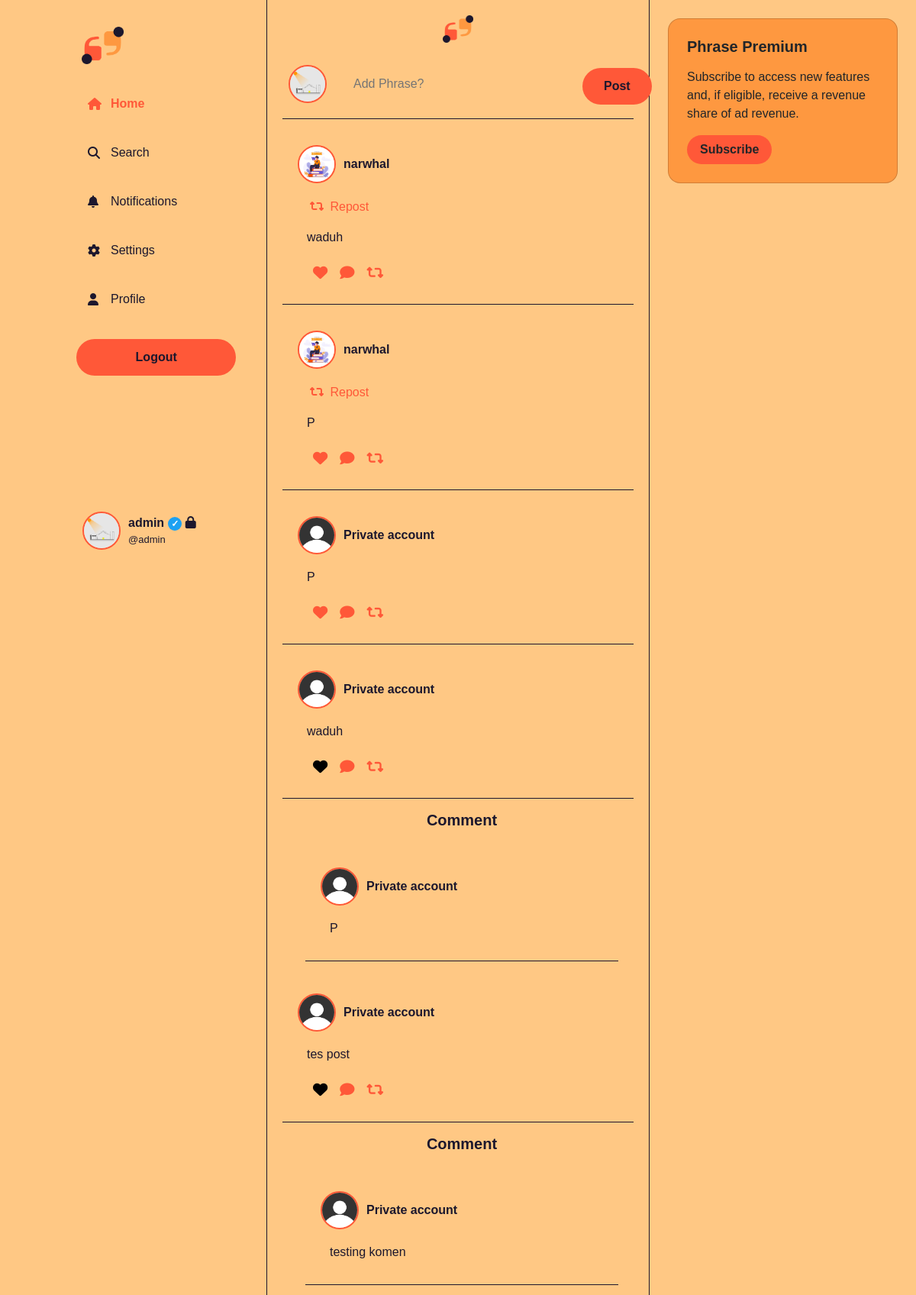
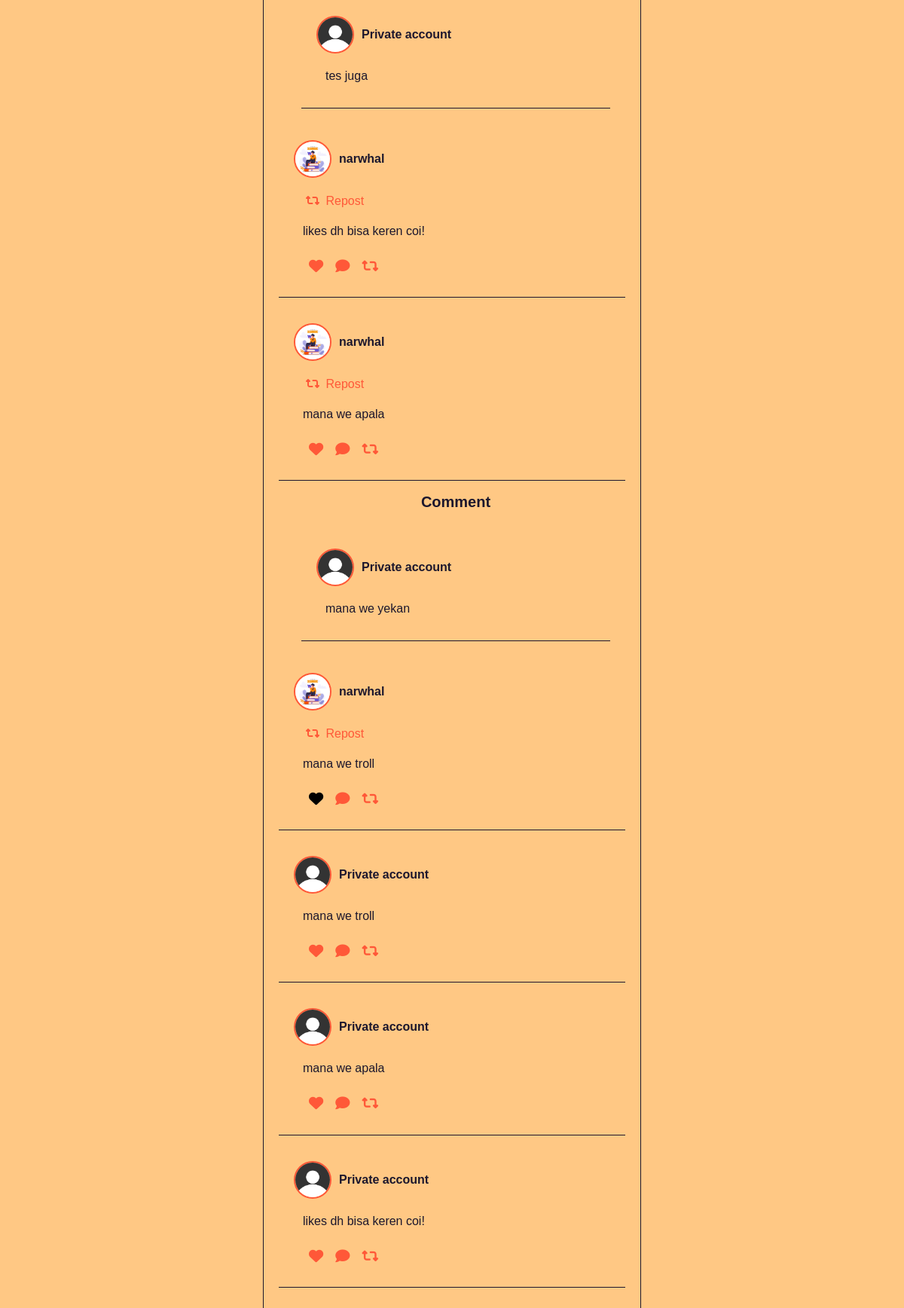
The page /home/index.php (signed in) on the database its author committed (2 pictures, top to bottom).
### tables this page shows
CREATE TABLE `users` (
  `id_user` int(11) NOT NULL,
  `username` varchar(20) NOT NULL,
  `email` varchar(20) NOT NULL,
  `password` varchar(20) NOT NULL,
  `image` text NOT NULL
);

CREATE TABLE `profile` (
  `id_profile` int(11) NOT NULL,
  `username` varchar(20) NOT NULL,
  `following` varchar(20) NOT NULL,
  `follower` varchar(20) NOT NULL,
  `likes` varchar(20) NOT NULL,
  `status` enum('Verified','Non Verified') NOT NULL,
  `tipe_akun` enum('Public','Private') NOT NULL
);

CREATE TABLE `konten` (
  `id_konten` int(11) NOT NULL,
  `username` varchar(20) NOT NULL,
  `isi` text NOT NULL,
  `jumlah_like` varchar(20) NOT NULL,
  `jumlah_repost` varchar(20) NOT NULL,
  `share` varchar(20) NOT NULL,
  `status` enum('Non Repost','Repost') NOT NULL
);

CREATE TABLE `likes` (
  `id_like` int(11) NOT NULL,
  `id_konten` int(11) DEFAULT NULL,
  `username` varchar(255) DEFAULT NULL
);

CREATE TABLE `komentar` (
  `id` int(11) NOT NULL,
  `id_konten` int(11) DEFAULT NULL,
  `comment_text` text DEFAULT NULL,
  `comment_username` varchar(255) DEFAULT NULL
);

### function/func_menampilkan_post.php (the view, shortened to what this page needs)
<?php
include '../config/koneksi.php';
$loggedInUsername = $_SESSION['username'];
$sqlKonten = "
    SELECT konten.id_konten, konten.username, konten.isi, konten.status, likes.id_konten AS liked
    FROM konten
    LEFT JOIN likes ON konten.id_konten = likes.id_konten AND likes.username = ?
    ORDER BY konten.id_konten DESC
";
$stmtKonten = $con->prepare($sqlKonten);
$stmtKonten->bind_param("s", $loggedInUsername);
$stmtKonten->execute();
$resultKonten = $stmtKonten->get_result();
if ($resultKonten->num_rows > 0) {
    while ($rowKonten = $resultKonten->fetch_assoc()) {
        echo '<div class="container mt-3" style="border-bottom: 1px solid #1c172d;">';
        echo '<div class="row">';
        echo '<div class="col-12">';
        echo '<div class="profile-contain">';
        $sqlTipeAkun = "SELECT tipe_akun FROM profile WHERE username = ?";
        $stmtTipeAkun = $con->prepare($sqlTipeAkun);
        $stmtTipeAkun->bind_param("s", $rowKonten['username']);
        $stmtTipeAkun->execute();
        $resultTipeAkun = $stmtTipeAkun->get_result();
        if ($resultTipeAkun->num_rows > 0) {
            $rowTipeAkun = $resultTipeAkun->fetch_assoc();
            if ($rowTipeAkun["tipe_akun"] === "Private") {
                echo '<img class="profile-picture" src="../img/default.png" alt="Profile Picture">';
                echo '<div class="profile-username">Private account</div>';
            } else {
                $sqlProfile = "SELECT image FROM users WHERE username = ?";
                $stmtProfile = $con->prepare($sqlProfile);
                $stmtProfile->bind_param("s", $rowKonten['username']);
                $stmtProfile->execute();
                $resultProfile = $stmtProfile->get_result();
                if ($resultProfile->num_rows > 0) {
                    $rowProfile = $resultProfile->fetch_assoc();
                    $nama_file = $rowProfile["image"];
                    $lokasi_file = "../img/" . $nama_file;
                    if (file_exists($lokasi_file)) {
                        echo '<img class="profile-picture" src="../img/' . $nama_file . '" alt="Profile Picture">';
                    } else {
                        echo "File tidak ditemukan.";
                    }
                } else {
                    echo "Tidak ada data pengguna ditemukan.";
                }
                echo '<div class="profile-username">';
                if ($rowKonten["username"] === $loggedInUsername) {
                    echo $rowKonten["username"];
                    $sqlStatus = "SELECT status FROM profile WHERE username = ?";
                    $stmtStatus = $con->prepare($sqlStatus);
                    $stmtStatus->bind_param("s", $rowKonten["username"]);
                    $stmtStatus->execute();
                    $resultStatus = $stmtStatus->get_result();
                    if ($resultStatus->num_rows > 0) {
                        $rowStatus = $resultStatus->fetch_assoc();
                        if ($rowStatus["status"] === "Verified") {
                            echo '<span class="verified-badge">✓</span>';
                        }
                    }
                    echo '<span class="fw-normal" style="font-size: small;"> -You </span>';
                } else {
                    echo $rowKonten["username"];
                }
                echo '</div>';
            }
        }
        echo '</div>';
        echo '</div>';
        echo '</div>';
        echo '<div class="row ms-2 me-2 text-start">';
        echo '<div class="col-12">';
        if ($rowKonten["status"] === "Repost") {
            echo '<p style="color: #ff5838;"><i class="fas fa-retweet m-1"></i> Repost</p>';
        }
        echo '<p style="text-align: justify;">' . $rowKonten["isi"] . '</p>';
        echo '</div>';
        echo '</div>';
        echo '<div class="row ms-2 me-2 mb-4 text-start">';
        echo '<div class="col-12" style="color: #ff5838; font-size: larger;">';
        echo '<i class="fas fa-heart m-2 heart-icon';
        if ($rowKonten['liked'] !== null) {
            echo ' clicked';
        }
        echo '" onclick="toggleLike(this)" data-id-konten="' . $rowKonten['id_konten'] . '"></i><i class="fas fa-comment m-2" onclick="toggleCommentForm(' . $rowKonten['id_konten'] . ')"></i><i class="fas fa-retweet m-2 repost-icon" onclick="toggleRepost(this)" data-id-konten="' . $rowKonten['id_konten'] . '"></i>';
        echo '</div>';
        echo '</div>';
        echo '</div>';
        $sqlComments = "SELECT comment_text, comment_username FROM komentar WHERE id_konten = ?";
        $stmtComments = $con->prepare($sqlComments);
        $stmtComments->bind_param("i", $rowKonten['id_konten']);
        $stmtComments->execute();
        $resultComments = $stmtComments->get_result();
        if ($resultComments->num_rows > 0) {
            echo '<div class="comment-container" style="margin-left: 10px;">';
            echo '<h5 class="card-title fw-bold m-3">Comment</h5>';
            echo '<div class="row ms-2 me-2 mb-4 text-start">';
            echo '<div class="col-12">';
            while ($rowComment = $resultComments->fetch_assoc()) {
                echo '<div class="container mt-3" style="border-bottom: 1px solid #1c172d;">';
                echo '<div class="row">';
                echo '<div class="col-12">';
                echo '<div class="profile-contain">';
                $sqlTipeAkunComment = "SELECT tipe_akun FROM profile WHERE username = ?";
                $stmtTipeAkunComment = $con->prepare($sqlTipeAkunComment);
                $stmtTipeAkunComment->bind_param("s", $rowComment['comment_username']);
                $stmtTipeAkunComment->execute();
                $resultTipeAkunComment = $stmtTipeAkunComment->get_result();
                if ($resultTipeAkunComment->num_rows > 0) {
                    $rowTipeAkunComment = $resultTipeAkunComment->fetch_assoc();
                    if ($rowTipeAkunComment["tipe_akun"] === "Private") {
                        echo '<img class="profile-picture" src="../img/default.png" alt="Profile Picture">';
                        echo '<div class="profile-username">Private account</div>';
                    }
                }
                echo '</div>';
                echo '</div>';
                echo '</div>';
                echo '<div class="row ms-2 me-2 text-start">';
                echo '<div class="col-12">';
                echo '<p style="text-align: justify; margin-bottom: 30px;">' . $rowComment["comment_text"] . '</p>';
                echo '</div>';
                echo '</div>';
                echo '</div>';
            }
            echo '</div>';
            echo '</div>';
            echo '</div>';
        }
    }
} else {
    echo "Tidak ada Postingan.";
}
?>

### home/index.php (shortened to what this page needs)
<?php include '../function/func_kunci.php'; ?>
<!DOCTYPE html>
<html lang="en">
<head>
    <link rel="stylesheet" href="https://cdn.jsdelivr.net/npm/bootstrap@5.3.0/dist/css/bootstrap.min.css">
    <link rel="stylesheet" href="https://cdnjs.cloudflare.com/ajax/libs/font-awesome/6.1.0/css/all.min.css">
</head>
<body>
    <nav class="side-navbar">
        <div class="logo">
            <img src="../img/logo.png" alt="Logo">
        </div>
        <ul class="nav-links">
            <li class="nav-link active" onclick="navigateTo('#')">
                <i class="fas fa-home"></i> Home
            </li>
            <li class="nav-link" onclick="navigateTo('search.php')">
                <i class="fas fa-search"></i> Search
            </li>
            <li class="nav-link" onclick="navigateTo('notification.php')">
                <i class="fas fa-bell"></i> Notifications
            </li>
            <li class="nav-link" onclick="navigateTo('settings.php')">
                <i class="fas fa-gear"></i> Settings
            </li>
            <li class="nav-link" onclick="navigateTo('profile.php')">
                <i class="fas fa-user"></i> Profile
            </li>
        </ul>
        <form method="post" action="../function/func_logout.php">
            <button class="tweet-button" type="submit" name="logout_button">Logout</button>
        </form>
        <div class="profile-container mb-3">
        <?php
            include '../config/koneksi.php';
            if(isset($_SESSION['username'])) {
                $username = $_SESSION['username'];
                $sql = "SELECT image FROM users WHERE username = '$username'";
                $result = $con->query($sql);
                if ($result->num_rows > 0) {
                    $row = $result->fetch_assoc();
                    $nama_file = $row["image"];
                    $lokasi_file = "../img/" . $nama_file;
                    if (file_exists($lokasi_file)) {
                        echo '<img class="profile-picture" src="../img/' . $nama_file . '" alt="Profile Picture">';
                    } else {
                        echo "File tidak ditemukan.";
                    }
                } else {
                    echo "Tidak ada data pengguna ditemukan.";
                }
            } else {
                echo "Sesi username tidak ditemukan.";
            }
            ?>
            <div>
                <div class="profile-username"><?php echo $username; ?><?php
                include '../config/koneksi.php';
                $username = $_SESSION['username'];
                $sql = "SELECT status, tipe_akun FROM profile WHERE username = '$username'";
                $result = $con->query($sql);
                if ($result) {
                    while ($row = $result->fetch_assoc()) {
                        if ($row["status"] === "Verified") {
                            echo '<span class="verified-badge">✓</span>';
                        } elseif ($row["status"] === "Non Verified") {
                        } else {
                            var_dump($row["status"]);
                        }
                        if ($row["tipe_akun"] === "Private") {
                            echo ' <i class="fa-solid fa-lock"></i>';
                        }
                    }
                } else {
                    echo "Error: " . $sql . "<br>" . $con->error;
                }
                ?>
            </div>
                <div class="profile-handle">@<?php echo $username; ?></div>
            </div>
        </div>
    </nav>
    <div class="side-right">
        <div class="row mb-2">
            <div class="col-12">
                <div class="card m-1 rounded-4 text-start text-dark p-2" style="background-color: #fe9840;">
                    <div class="card-body">
                      <h5 class="card-title fw-bold mb-3">Phrase Premium</h5>
                      <p class="card-text fw-normal">Subscribe to access new features and, if eligible, receive a revenue share of ad revenue.</p>
                      <a href="#" class="btn rounded-5 fw-bold ps-3 pe-3" style="background-color: #ff5838;" data-toggle="modal" data-target="#customModal">Subscribe</a>
                    </div>
                </div>
            </div>
        </div>
    </div>
    <div class="main-content">
        <div class="container">
            <div class="row justify-content-center mb-2">
                <div class="col-12">
                    <img src="../img/logo.png" alt="Phrase Logo" style="max-width: 40px; position: sticky; top: 0;">
                </div>
            </div>
        </div>
        <div class="profile-main">
        <?php
            include '../config/koneksi.php';
            if(isset($_SESSION['username'])) {
                $username = $_SESSION['username'];
                $sql = "SELECT image FROM users WHERE username = '$username'";
                $result = $con->query($sql);
                if ($result->num_rows > 0) {
                    $row = $result->fetch_assoc();
                    $nama_file = $row["image"];
                    $lokasi_file = "../img/" . $nama_file;
                    if (file_exists($lokasi_file)) {
                        echo '<img class="profile-picture" src="../img/' . $nama_file . '" alt="Profile Picture">';
                    } else {
                        echo "File tidak ditemukan.";
                    }
                } else {
                    echo "Tidak ada data pengguna ditemukan.";
                }
            } else {
                echo "Sesi username tidak ditemukan.";
            }
            ?>
            <form method="post" action="../function/func_post.php">
                <div class="profile-input">
                    <input type="text" placeholder="Add Phrase?" name="isi" class="thought-input">
                    <button class="post-button" type="submit" name="post_button">Post</button>
                </div>
            </form>
        </div>
        <?php include '../function/func_menampilkan_post.php'; ?>
    </div>
</body>
</html>

### rows shown on the page
users: image (picture)
profile: tipe_akun "Private" (drawn)
konten: users.image (picture), username "narwhal", status "Repost" (drawn), isi "waduh"
konten: users.image (picture), username "narwhal", status "Repost" (drawn), isi "P"
konten: isi "P"
likes: id_konten.isi "waduh"
komentar: comment_text "P"
likes: id_konten.isi "tes post"
komentar: comment_text "testing komen"
komentar: comment_text "tes juga"
konten: users.image (picture), username "narwhal", status "Repost" (drawn), isi "likes dh bisa keren coi!"
konten: users.image (picture), username "narwhal", status "Repost" (drawn), isi "mana we apala"
komentar: comment_text "mana we yekan"
likes: users.image (picture), id_konten.username "narwhal", shows "Repost", id_konten.isi "mana we troll"
konten: isi "mana we troll"
konten: isi "mana we apala"
konten: isi "likes dh bisa keren coi!"

### other values the page prints
$username "admin"
